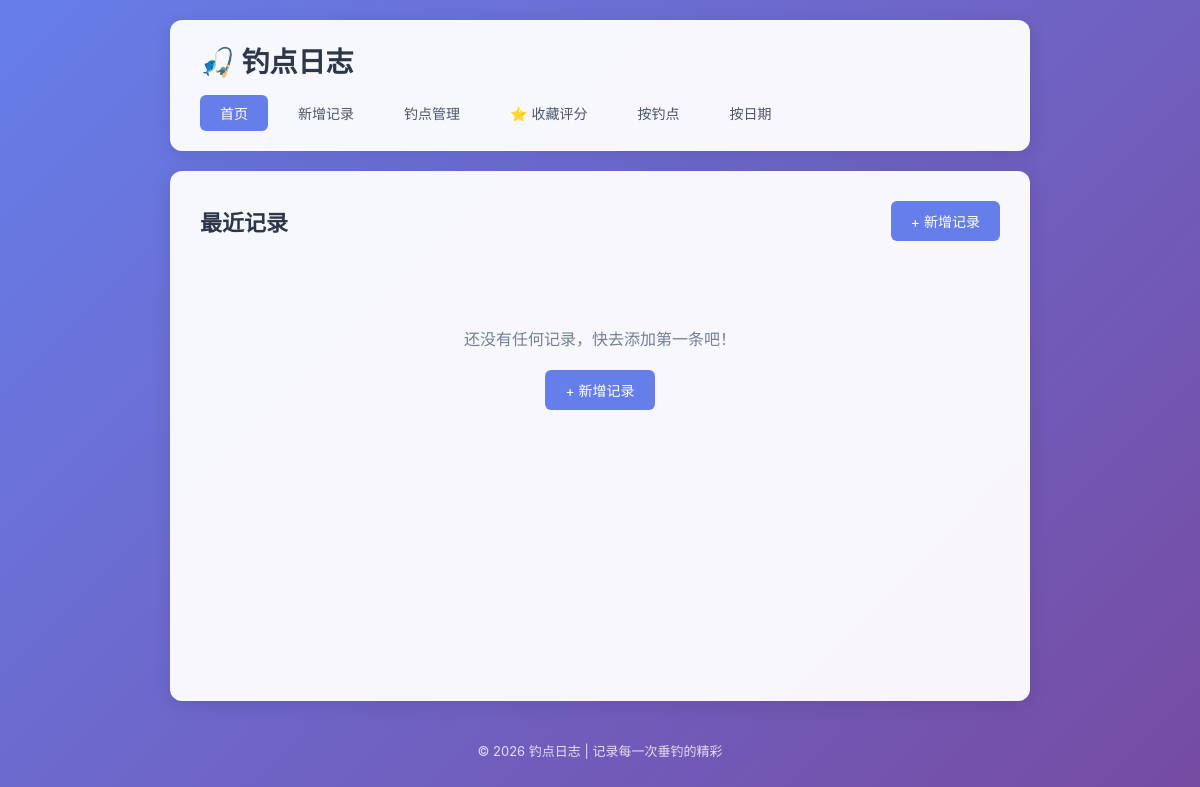
Page /?page=3&sort=date_desc&per_page=20 on the earlier database version.
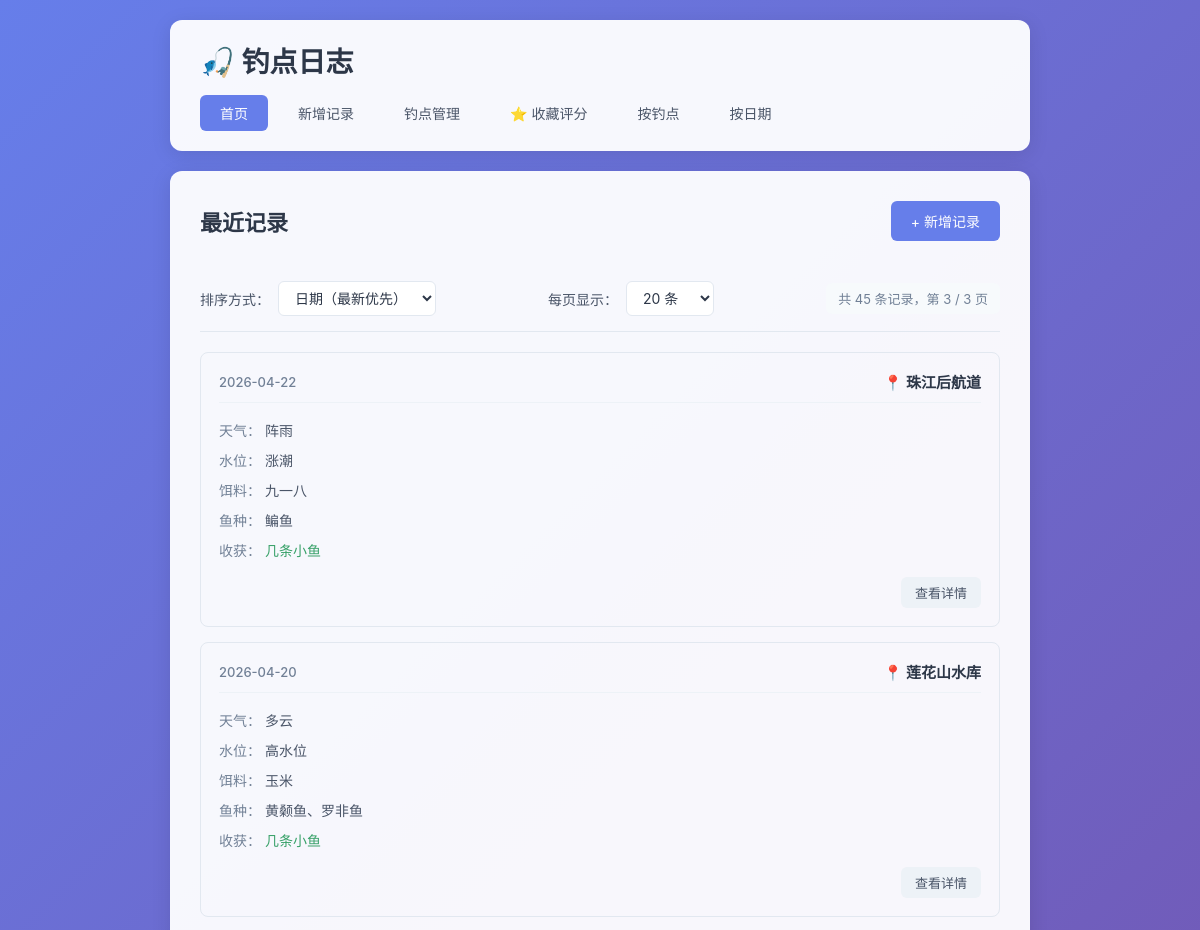
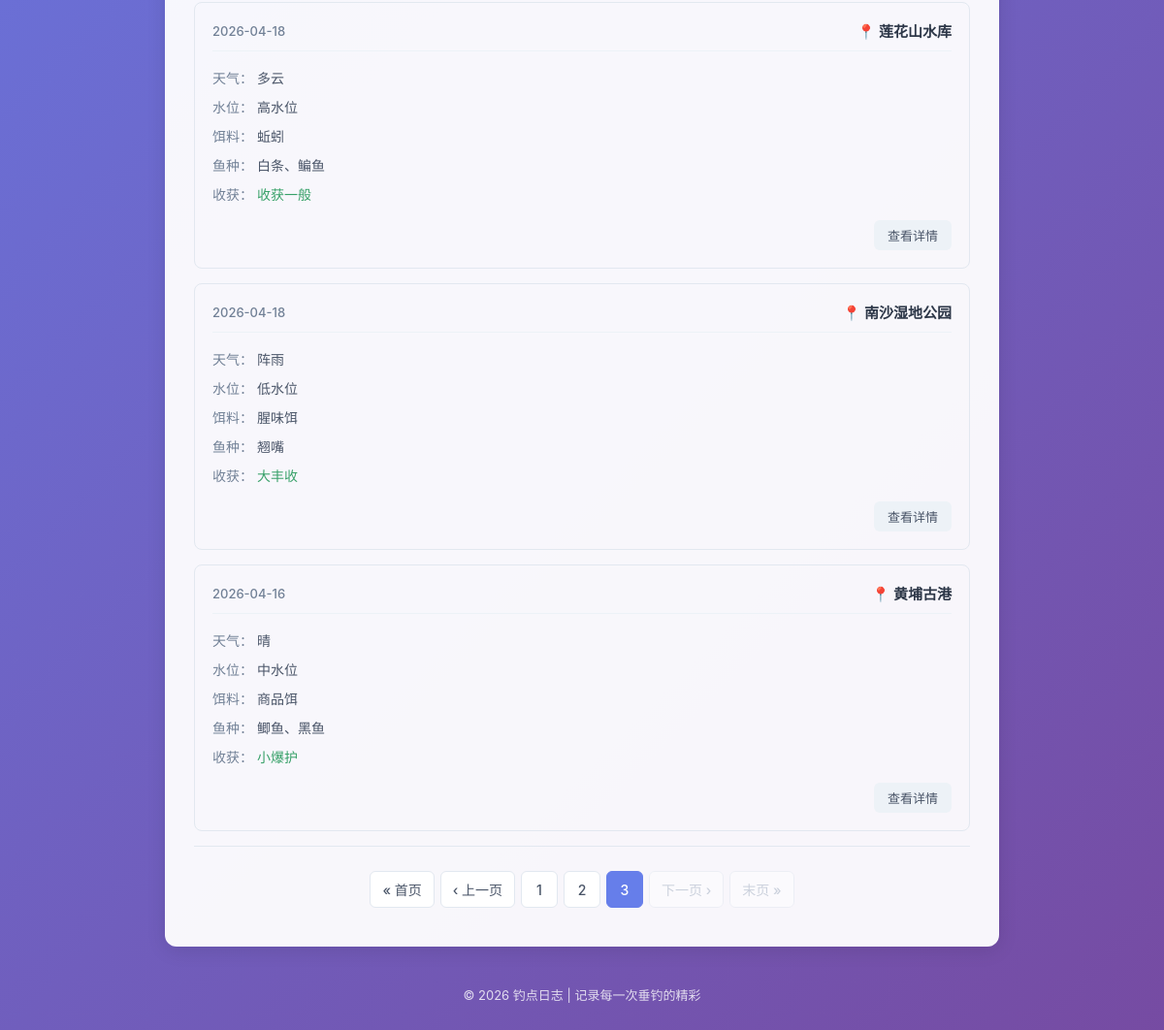
Same page on the later database version (2 pictures, top to bottom).
### tables this page shows
CREATE TABLE fishing_logs (
            id INTEGER PRIMARY KEY AUTOINCREMENT,
            spot TEXT NOT NULL,
            weather TEXT NOT NULL,
            water_level TEXT NOT NULL,
            bait TEXT NOT NULL,
            fish_species TEXT NOT NULL,
            harvest TEXT NOT NULL,
            next_strategy TEXT,
            created_at DATE NOT NULL
        );

### app.py (the view)
@app.route('/')
def index():
    page = request.args.get('page', 1, type=int)
    per_page = request.args.get('per_page', 20, type=int)
    sort_by = request.args.get('sort', 'date_desc')
    per_page = max(10, min(per_page, 100))
    sort_options = {
        'date_desc': ('created_at DESC, id DESC', '日期降序'),
        'date_asc': ('created_at ASC, id ASC', '日期升序'),
        'spot_desc': ('spot DESC, created_at DESC, id DESC', '钓点降序'),
        'spot_asc': ('spot ASC, created_at DESC, id DESC', '钓点升序'),
    }
    order_clause, sort_label = sort_options.get(sort_by, sort_options['date_desc'])
    conn = get_db()
    count_result = conn.execute('SELECT COUNT(*) as total FROM fishing_logs').fetchone()
    total = count_result['total']
    total_pages = max(1, (total + per_page - 1) // per_page)
    page = max(1, min(page, total_pages))
    offset = (page - 1) * per_page
    logs = conn.execute(
        f'SELECT * FROM fishing_logs ORDER BY {order_clause} LIMIT ? OFFSET ?',
        (per_page, offset)
    ).fetchall()
    conn.close()
    return render_template(
        'index.html',
        logs=logs,
        page=page,
        per_page=per_page,
        total=total,
        total_pages=total_pages,
        sort_by=sort_by,
        sort_label=sort_label
    )

### app.py (called while the page is built)
def get_db():
    conn = sqlite3.connect(DB_PATH)
    conn.row_factory = sqlite3.Row
    return conn

### templates/index.html (shortened to what this page needs)
{% extends 'base.html' %}
{% block content %}
    <div class="page-header">
        <h2>最近记录</h2>
        <a href="{{ url_for('add_log') }}" class="btn btn-primary">+ 新增记录</a>
    </div>
    {% if logs %}
        <div class="toolbar">
            <div class="sort-group">
                <label>排序方式：</label>
                <select id="sortSelect" onchange="handleSortChange()">
                    <option value="date_desc" {% if sort_by == 'date_desc' %}selected{% endif %}>日期（最新优先）</option>
                </select>
            </div>
            <div class="per-page-group">
                <label>每页显示：</label>
                <select id="perPageSelect" onchange="handlePerPageChange()">
                    <option value="20" {% if per_page == 20 %}selected{% endif %}>20 条</option>
                </select>
            </div>
            <div class="total-info">
                共 {{ total }} 条记录，第 {{ page }} / {{ total_pages }} 页
            </div>
        </div>
        <div class="log-list">
            {% for log in logs %}
                <div class="log-card">
                    <div class="log-header">
                        <span class="log-date">{{ log['created_at'] }}</span>
                        <span class="log-spot">📍 {{ log['spot'] }}</span>
                    </div>
                    <div class="log-body">
                        <div class="log-row">
                            <span class="label">天气：</span>
                            <span>{{ log['weather'] }}</span>
                        </div>
                        <div class="log-row">
                            <span class="label">水位：</span>
                            <span>{{ log['water_level'] }}</span>
                        </div>
                        <div class="log-row">
                            <span class="label">饵料：</span>
                            <span>{{ log['bait'] }}</span>
                        </div>
                        <div class="log-row">
                            <span class="label">鱼种：</span>
                            <span>{{ log['fish_species'] }}</span>
                        </div>
                        <div class="log-row">
                            <span class="label">收获：</span>
                            <span class="harvest">{{ log['harvest'] }}</span>
                        </div>
                    </div>
                    <div class="log-footer">
                        <a href="{{ url_for('log_detail', log_id=log['id']) }}" class="btn btn-small">查看详情</a>
                    </div>
                </div>
            {% endfor %}
        </div>
        {% if total_pages > 1 %}
            <div class="pagination">
                {% if page > 1 %}
                    <a href="{{ url_for('index', page=1, sort=sort_by, per_page=per_page) }}" class="page-btn">&laquo; 首页</a>
                    <a href="{{ url_for('index', page=page-1, sort=sort_by, per_page=per_page) }}" class="page-btn">&lsaquo; 上一页</a>
                {% else %}
                    <span class="page-btn disabled">&laquo; 首页</span>
                    <span class="page-btn disabled">&lsaquo; 上一页</span>
                {% endif %}
                {% set start_page = [page - 2, 1] | max %}
                {% set end_page = [page + 2, total_pages] | min %}
                {% for p in range(start_page, end_page + 1) %}
                    {% if p == page %}
                        <span class="page-btn active">{{ p }}</span>
                    {% else %}
                        <a href="{{ url_for('index', page=p, sort=sort_by, per_page=per_page) }}" class="page-btn">{{ p }}</a>
                    {% endif %}
                {% endfor %}
                {% if page < total_pages %}
                    <a href="{{ url_for('index', page=page+1, sort=sort_by, per_page=per_page) }}" class="page-btn">下一页 &rsaquo;</a>
                    <a href="{{ url_for('index', page=total_pages, sort=sort_by, per_page=per_page) }}" class="page-btn">末页 &raquo;</a>
                {% else %}
                    <span class="page-btn disabled">下一页 &rsaquo;</span>
                    <span class="page-btn disabled">末页 &raquo;</span>
                {% endif %}
            </div>
        {% endif %}
    {% else %}
        <div class="empty-state">
            <p>还没有任何记录，快去添加第一条吧！</p>
            <a href="{{ url_for('add_log') }}" class="btn btn-primary">+ 新增记录</a>
        </div>
    {% endif %}
{% endblock %}

### templates/base.html (shortened to what this page needs)
<!DOCTYPE html>
<html lang="zh-CN">
<head>
    <link rel="stylesheet" href="{{ url_for('static', filename='style.css') }}">
</head>
<body>
    <div class="container">
        <header>
            <h1>🎣 钓点日志</h1>
            <nav>
                <a href="{{ url_for('index') }}" class="{% if request.endpoint == 'index' %}active{% endif %}">首页</a>
                <a href="{{ url_for('add_log') }}" class="{% if request.endpoint == 'add_log' %}active{% endif %}">新增记录</a>
                <a href="{{ url_for('spots_list') }}" class="{% if request.endpoint in ['spots_list', 'spot_detail', 'add_spot', 'edit_spot'] %}active{% endif %}">钓点管理</a>
                <a href="{{ url_for('spots_list', filter='favorite') }}" class="{% if request.endpoint == 'spots_list' and request.args.get('filter') == 'favorite' %}active{% endif %}">⭐ 收藏评分</a>
                <a href="{{ url_for('by_spot') }}" class="{% if request.endpoint == 'by_spot' %}active{% endif %}">按钓点</a>
                <a href="{{ url_for('by_date') }}" class="{% if request.endpoint == 'by_date' %}active{% endif %}">按日期</a>
            </nav>
        </header>
        <main>
            {% block content %}{% endblock %}
        </main>
        <footer>
            <p>© 2026 钓点日志 | 记录每一次垂钓的精彩</p>
        </footer>
    </div>
</body>
</html>

### static/style.css (style rules this page uses)
* { margin: 0; padding: 0; box-sizing: border-box; }
body { font-family: -apple-system, BlinkMacSystemFont, 'Segoe UI', 'PingFang SC', 'Microsoft YaHei', sans-serif; background: linear-gradient(135deg, #667eea 0%, #764ba2 100%); min-height: 100vh; color: #333; }
.container { max-width: 900px; margin: 0 auto; padding: 20px; min-height: 100vh; display: flex; flex-direction: column; }
header { background: rgba(255, 255, 255, 0.95); border-radius: 12px; padding: 20px 30px; margin-bottom: 20px; box-shadow: 0 4px 20px rgba(0, 0, 0, 0.1); }
header h1 { font-size: 28px; color: #2d3748; margin-bottom: 15px; }
nav { display: flex; gap: 10px; flex-wrap: wrap; }
nav a { padding: 8px 20px; text-decoration: none; color: #4a5568; border-radius: 6px; transition: all 0.2s ease; font-size: 14px; }
nav a.active { background: #667eea; color: white; }
main { flex: 1; background: rgba(255, 255, 255, 0.95); border-radius: 12px; padding: 30px; box-shadow: 0 4px 20px rgba(0, 0, 0, 0.1); }
.page-header { display: flex; justify-content: space-between; align-items: center; margin-bottom: 25px; flex-wrap: wrap; gap: 15px; }
.page-header h2 { color: #2d3748; font-size: 22px; }
.btn { display: inline-block; padding: 10px 20px; border: none; border-radius: 6px; text-decoration: none; font-size: 14px; cursor: pointer; transition: all 0.2s ease; font-family: inherit; }
.btn-primary { background: #667eea; color: white; }
.btn-small { padding: 6px 14px; font-size: 13px; background: #edf2f7; color: #4a5568; }
.toolbar { display: flex; justify-content: space-between; align-items: center; flex-wrap: wrap; gap: 15px; padding: 15px 0; margin-bottom: 20px; border-bottom: 1px solid #e2e8f0; }
.sort-group, .per-page-group { display: flex; align-items: center; gap: 8px; }
.sort-group label, .per-page-group label { font-size: 14px; color: #4a5568; font-weight: 500; }
.sort-group select, .per-page-group select { padding: 7px 12px; border: 1px solid #e2e8f0; border-radius: 6px; font-size: 14px; background: #fff; color: #2d3748; cursor: pointer; transition: all 0.2s ease; font-family: inherit; }
.total-info { font-size: 13px; color: #718096; padding: 6px 12px; background: #f7fafc; border-radius: 6px; }
.pagination { display: flex; justify-content: center; align-items: center; flex-wrap: wrap; gap: 6px; padding: 25px 0 10px; margin-top: 15px; border-top: 1px solid #e2e8f0; }
.page-btn { display: inline-flex; align-items: center; justify-content: center; min-width: 38px; height: 38px; padding: 0 12px; border: 1px solid #e2e8f0; border-radius: 6px; background: #fff; color: #4a5568; text-decoration: none; font-size: 14px; font-weight: 500; cursor: pointer; transition: all 0.2s ease; }
.page-btn.active { background: #667eea; border-color: #667eea; color: white; cursor: default; }
.page-btn.disabled { opacity: 0.5; cursor: not-allowed; color: #a0aec0; }
.log-list { display: grid; gap: 15px; }
.log-card { border: 1px solid #e2e8f0; border-radius: 8px; padding: 18px; transition: all 0.2s ease; }
.log-header { display: flex; justify-content: space-between; align-items: center; margin-bottom: 12px; padding-bottom: 10px; border-bottom: 1px solid #edf2f7; }
.log-date { font-size: 13px; color: #718096; font-weight: 500; }
.log-spot { font-size: 15px; font-weight: 600; color: #2d3748; }
.log-body { margin-bottom: 12px; }
.log-row { padding: 5px 0; font-size: 14px; color: #4a5568; }
.log-row .label { font-weight: 500; color: #718096; }
.log-row .harvest { color: #38a169; font-weight: 500; }
.log-footer { text-align: right; }
footer { text-align: center; padding: 20px; color: rgba(255, 255, 255, 0.8); font-size: 13px; margin-top: 20px; }

Differences in the rows shown:
added fishing_logs: created_at "2026-04-22", spot "珠江后航道", weather "阵雨", water_level "涨潮", bait "九一八", fish_species "鳊鱼", harvest "几条小鱼"
added fishing_logs: created_at "2026-04-20", spot "莲花山水库", weather "多云", water_level "高水位", bait "玉米", fish_species "黄颡鱼、罗非鱼", harvest "几条小鱼"
added fishing_logs: created_at "2026-04-18", spot "莲花山水库", weather "多云", water_level "高水位", bait "蚯蚓", fish_species "白条、鳊鱼", harvest "收获一般"
added fishing_logs: created_at "2026-04-18", spot "南沙湿地公园", weather "阵雨", water_level "低水位", bait "腥味饵", fish_species "翘嘴", harvest "大丰收"
added fishing_logs: created_at "2026-04-16", spot "黄埔古港", weather "晴", water_level "中水位", bait "商品饵", fish_species "鲫鱼、黑鱼", harvest "小爆护"
Other differences:
form field value: (not shown) → "日期（最新优先）"
form field value: (not shown) → "20 条"
{{ total }}: (not shown) → "45"
{{ page }}: (not shown) → "3"
{{ total_pages }}: (not shown) → "3"
text no longer shown: "还没有任何记录，快去添加第一条吧！ + 新增记录"
text now shown: "排序方式： 每页显示： 共 条记录，第 / 页 « 首页 ‹ 上一页 下一页 › 末页 »"
new list line: "1"
new list line: "2"
new list line: "3"
